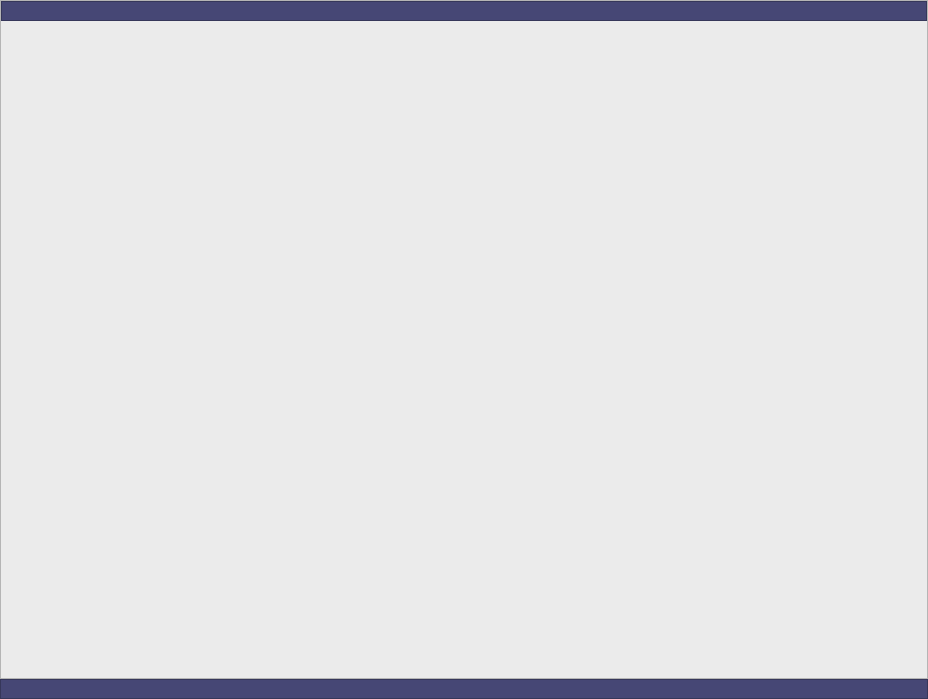
<?xml version="1.0" encoding="UTF-8"?>
<ui version="4.0">
 <class>MainWindow</class>
 <widget class="QMainWindow" name="MainWindow">
  <property name="geometry">
   <rect>
    <x>0</x>
    <y>0</y>
    <width>928</width>
    <height>699</height>
   </rect>
  </property>
  <property name="windowTitle">
   <string>MainWindow</string>
  </property>
  <widget class="QWidget" name="centralwidget">
   <property name="styleSheet">
    <string notr="true">background-color: rgb(235, 235, 235);</string>
   </property>
   <layout class="QVBoxLayout" name="verticalLayout">
    <property name="spacing">
     <number>0</number>
    </property>
    <property name="leftMargin">
     <number>0</number>
    </property>
    <property name="topMargin">
     <number>0</number>
    </property>
    <property name="rightMargin">
     <number>0</number>
    </property>
    <property name="bottomMargin">
     <number>0</number>
    </property>
    <item>
     <widget class="QFrame" name="frame">
      <property name="styleSheet">
       <string notr="true">background-color: rgb(235, 235, 235);</string>
      </property>
      <property name="frameShape">
       <enum>QFrame::StyledPanel</enum>
      </property>
      <property name="frameShadow">
       <enum>QFrame::Raised</enum>
      </property>
      <layout class="QVBoxLayout" name="verticalLayout_2">
       <property name="spacing">
        <number>0</number>
       </property>
       <property name="leftMargin">
        <number>0</number>
       </property>
       <property name="topMargin">
        <number>0</number>
       </property>
       <property name="rightMargin">
        <number>0</number>
       </property>
       <property name="bottomMargin">
        <number>0</number>
       </property>
       <item>
        <widget class="QFrame" name="frame_3">
         <property name="minimumSize">
          <size>
           <width>0</width>
           <height>20</height>
          </size>
         </property>
         <property name="maximumSize">
          <size>
           <width>16777215</width>
           <height>20</height>
          </size>
         </property>
         <property name="styleSheet">
          <string notr="true">background-color: rgb(169, 0, 17);
background-color: rgb(70, 71, 117);</string>
         </property>
         <property name="frameShape">
          <enum>QFrame::StyledPanel</enum>
         </property>
         <property name="frameShadow">
          <enum>QFrame::Raised</enum>
         </property>
        </widget>
       </item>
       <item>
        <widget class="QStackedWidget" name="stackedWidget">
         <widget class="QWidget" name="pointCloudPage">
          <layout class="QVBoxLayout" name="verticalLayout_3">
           <property name="spacing">
            <number>0</number>
           </property>
           <property name="leftMargin">
            <number>0</number>
           </property>
           <property name="topMargin">
            <number>0</number>
           </property>
           <property name="rightMargin">
            <number>0</number>
           </property>
           <property name="bottomMargin">
            <number>0</number>
           </property>
          </layout>
         </widget>
         <widget class="QWidget" name="page_2"/>
        </widget>
       </item>
      </layout>
     </widget>
    </item>
    <item>
     <widget class="QFrame" name="frame_2">
      <property name="minimumSize">
       <size>
        <width>0</width>
        <height>20</height>
       </size>
      </property>
      <property name="maximumSize">
       <size>
        <width>16777215</width>
        <height>20</height>
       </size>
      </property>
      <property name="styleSheet">
       <string notr="true">background-color: rgb(169, 0, 17);
background-color: rgb(70, 71, 117);</string>
      </property>
      <property name="frameShape">
       <enum>QFrame::StyledPanel</enum>
      </property>
      <property name="frameShadow">
       <enum>QFrame::Raised</enum>
      </property>
     </widget>
    </item>
   </layout>
  </widget>
 </widget>
 <resources>
  <include location="qtresources.qrc"/>
 </resources>
 <connections/>
</ui>
